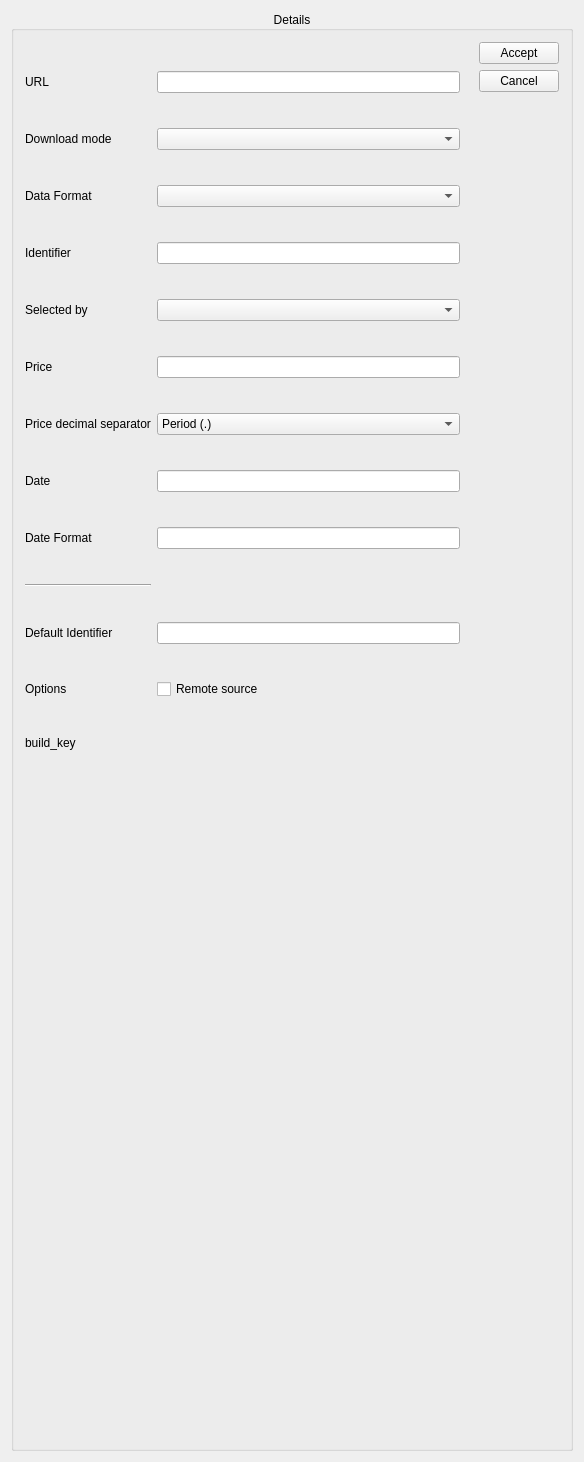
<?xml version="1.0" encoding="UTF-8"?>
<ui version="4.0">
 <class>AlkOnlineQuoteDetailsWidget</class>
 <widget class="QWidget" name="AlkOnlineQuoteDetailsWidget">
  <property name="geometry">
   <rect>
    <x>0</x>
    <y>0</y>
    <width>584</width>
    <height>1462</height>
   </rect>
  </property>
  <property name="minimumSize">
   <size>
    <width>0</width>
    <height>0</height>
   </size>
  </property>
  <property name="windowTitle">
   <string>Online Quotes</string>
  </property>
  <layout class="QVBoxLayout" name="verticalLayout_6">
   <item>
    <widget class="QGroupBox" name="detailsGroupBox">
     <property name="whatsThis">
      <string>&lt;html&gt;&lt;head/&gt;&lt;body&gt;&lt;p&gt;&lt;span style=&quot; font-style:italic;&quot;&gt;Enter regular expressions which can be used to parse the data returned from the URL entered above. The symbol, price, and date must be found in the quote data to be usable. You may also try the KMyMoney forum at &lt;/span&gt;&lt;a href=&quot;https://forum.kde.org/viewforum.php?f=69&quot;&gt;&lt;span style=&quot; text-decoration: underline; color:#2980b9;&quot;&gt;https://forum.kde.org/viewforum.php?f=69&lt;/span&gt;&lt;/a&gt;  or the &lt;span style=&quot; font-style:italic;&quot;&gt;user's mailinglist at &lt;/span&gt;&lt;a href=&quot;mailto:kmymoney@kde.org&quot;&gt;&lt;span style=&quot; font-style:italic; text-decoration: underline; color:#2980b9;&quot;&gt;kmymoney@kde.org&lt;/span&gt;&lt;/a&gt;&lt;span style=&quot; font-style:italic;&quot;&gt; to find what settings work for other users in your country.&lt;/span&gt;&lt;/p&gt;&lt;/body&gt;&lt;/html&gt;</string>
     </property>
     <property name="title">
      <string>Details</string>
     </property>
     <property name="alignment">
      <set>Qt::AlignCenter</set>
     </property>
     <layout class="QVBoxLayout" name="verticalLayout_4">
      <item>
       <layout class="QHBoxLayout" name="horizontalLayout_2">
        <item>
         <layout class="QGridLayout" name="gridLayout">
          <item row="1" column="0">
           <widget class="QLabel" name="label_4">
            <property name="text">
             <string>Download mode</string>
            </property>
           </widget>
          </item>
          <item row="13" column="1">
           <widget class="QCheckBox" name="m_ghnsSource">
            <property name="whatsThis">
             <string/>
            </property>
            <property name="text">
             <string>Remote source</string>
            </property>
           </widget>
          </item>
          <item row="10" column="3">
           <widget class="QLabel" name="m_dateFormatCheckLabel">
            <property name="text">
             <string/>
            </property>
           </widget>
          </item>
          <item row="7" column="1">
           <widget class="KLineEdit" name="m_editPrice">
            <property name="toolTip">
             <string>Regular Expression to extract the price from the downloaded data</string>
            </property>
           </widget>
          </item>
          <item row="4" column="1">
           <widget class="KLineEdit" name="m_editIdentifier">
            <property name="toolTip">
             <string>Regular Expression to extract the identifier from the downloaded data</string>
            </property>
           </widget>
          </item>
          <item row="9" column="1">
           <widget class="KLineEdit" name="m_editDate">
            <property name="toolTip">
             <string>Regular Expression to extract the date from the downloaded data</string>
            </property>
           </widget>
          </item>
          <item row="4" column="0">
           <widget class="QLabel" name="textLabel2">
            <property name="text">
             <string>Identifier</string>
            </property>
            <property name="wordWrap">
             <bool>false</bool>
            </property>
           </widget>
          </item>
          <item row="7" column="0">
           <widget class="QLabel" name="textLabel3">
            <property name="text">
             <string>Price</string>
            </property>
            <property name="wordWrap">
             <bool>false</bool>
            </property>
           </widget>
          </item>
          <item row="12" column="0">
           <widget class="QLabel" name="label_5">
            <property name="text">
             <string>Default Identifier</string>
            </property>
           </widget>
          </item>
          <item row="5" column="0">
           <widget class="QLabel" name="m_editIdSelectorLabel">
            <property name="text">
             <string>Selected by</string>
            </property>
           </widget>
          </item>
          <item row="9" column="3">
           <widget class="QLabel" name="m_dateCheckLabel">
            <property name="text">
             <string/>
            </property>
           </widget>
          </item>
          <item row="11" column="0">
           <widget class="Line" name="line">
            <property name="orientation">
             <enum>Qt::Horizontal</enum>
            </property>
           </widget>
          </item>
          <item row="8" column="0">
           <widget class="QLabel" name="label_2">
            <property name="text">
             <string>Price decimal separator</string>
            </property>
           </widget>
          </item>
          <item row="5" column="1">
           <widget class="KComboBox" name="m_editIdSelector">
            <property name="toolTip">
             <string>How to select the identifier</string>
            </property>
           </widget>
          </item>
          <item row="4" column="3">
           <widget class="QLabel" name="m_symbolCheckLabel">
            <property name="text">
             <string/>
            </property>
           </widget>
          </item>
          <item row="3" column="0">
           <widget class="QLabel" name="label">
            <property name="text">
             <string>Data Format</string>
            </property>
           </widget>
          </item>
          <item row="0" column="1">
           <widget class="KLineEdit" name="m_editURL">
            <property name="toolTip">
             <string>URL to be used to download the quote</string>
            </property>
            <property name="whatsThis">
             <string>Enter the URL from which stock quotes will be fetched.  &lt;b&gt;%1&lt;/b&gt; will be replaced with the symbol for the security being quoted. For currency conversions, &lt;b&gt;%2&lt;/b&gt; will be replaced with the currency to be quoted and &lt;b&gt;%1&lt;/b&gt; with the currency the quote is based on.</string>
            </property>
           </widget>
          </item>
          <item row="1" column="1">
           <widget class="KComboBox" name="m_editDownloadType"/>
          </item>
          <item row="0" column="3">
           <widget class="QLabel" name="m_urlCheckLabel">
            <property name="text">
             <string/>
            </property>
           </widget>
          </item>
          <item row="8" column="1">
           <widget class="KComboBox" name="m_editPriceDecimalSeparator">
            <item>
             <property name="text">
              <string comment="1">Period (.)</string>
             </property>
            </item>
            <item>
             <property name="text">
              <string comment="2">Comma (,)</string>
             </property>
            </item>
            <item>
             <property name="text">
              <string comment="0">Legacy</string>
             </property>
            </item>
           </widget>
          </item>
          <item row="10" column="1">
           <widget class="KLineEdit" name="m_editDateFormat">
            <property name="toolTip">
             <string>Regular Expression to extract the date from the downloaded data</string>
            </property>
           </widget>
          </item>
          <item row="13" column="0">
           <widget class="QLabel" name="label_3">
            <property name="text">
             <string>Options</string>
            </property>
           </widget>
          </item>
          <item row="7" column="3">
           <widget class="QLabel" name="m_priceCheckLabel">
            <property name="text">
             <string/>
            </property>
           </widget>
          </item>
          <item row="10" column="0">
           <widget class="QLabel" name="textLabel4_2">
            <property name="text">
             <string>Date Format</string>
            </property>
            <property name="wordWrap">
             <bool>false</bool>
            </property>
           </widget>
          </item>
          <item row="0" column="0">
           <widget class="QLabel" name="textLabel1">
            <property name="text">
             <string>URL</string>
            </property>
            <property name="wordWrap">
             <bool>false</bool>
            </property>
           </widget>
          </item>
          <item row="12" column="1">
           <widget class="KLineEdit" name="m_editDefaultId">
            <property name="toolTip">
             <string>An identifier that is known to work for this online quote source</string>
            </property>
           </widget>
          </item>
          <item row="9" column="0">
           <widget class="QLabel" name="textLabel4">
            <property name="text">
             <string>Date</string>
            </property>
            <property name="wordWrap">
             <bool>false</bool>
            </property>
           </widget>
          </item>
          <item row="3" column="1">
           <widget class="KComboBox" name="m_editDataFormat">
            <property name="toolTip">
             <string>The type of data expected to downloaded and processed.</string>
            </property>
           </widget>
          </item>
         </layout>
        </item>
        <item>
         <layout class="QVBoxLayout" name="verticalLayout_3">
          <property name="leftMargin">
           <number>0</number>
          </property>
          <item>
           <widget class="AlkPushButton" name="m_acceptButton">
            <property name="text">
             <string comment="@action update quotes from online quote source">Accept</string>
            </property>
           </widget>
          </item>
          <item>
           <widget class="AlkPushButton" name="m_cancelButton">
            <property name="text">
             <string comment="@action cancel actual changes">Cancel</string>
            </property>
            <property name="icon">
             <iconset theme="dialog-cancel">
              <normaloff/>
             </iconset>
            </property>
           </widget>
          </item>
          <item>
           <spacer name="verticalSpacer_2">
            <property name="orientation">
             <enum>Qt::Vertical</enum>
            </property>
            <property name="sizeHint" stdset="0">
             <size>
              <width>20</width>
              <height>40</height>
             </size>
            </property>
           </spacer>
          </item>
         </layout>
        </item>
       </layout>
      </item>
      <item>
       <widget class="QLabel" name="m_buildKey">
        <property name="text">
         <string>build_key</string>
        </property>
       </widget>
      </item>
      <item>
       <spacer name="verticalSpacer_6">
        <property name="orientation">
         <enum>Qt::Vertical</enum>
        </property>
        <property name="sizeHint" stdset="0">
         <size>
          <width>20</width>
          <height>40</height>
         </size>
        </property>
       </spacer>
      </item>
     </layout>
    </widget>
   </item>
  </layout>
 </widget>
 <layoutdefault spacing="6" margin="11"/>
 <customwidgets>
  <customwidget>
   <class>KComboBox</class>
   <extends>QComboBox</extends>
   <header>kcombobox.h</header>
  </customwidget>
  <customwidget>
   <class>KLineEdit</class>
   <extends>QLineEdit</extends>
   <header>klineedit.h</header>
  </customwidget>
  <customwidget>
   <class>AlkPushButton</class>
   <extends>QPushButton</extends>
   <header location="global">alkpushbutton.h</header>
  </customwidget>
 </customwidgets>
 <resources/>
 <connections/>
</ui>
